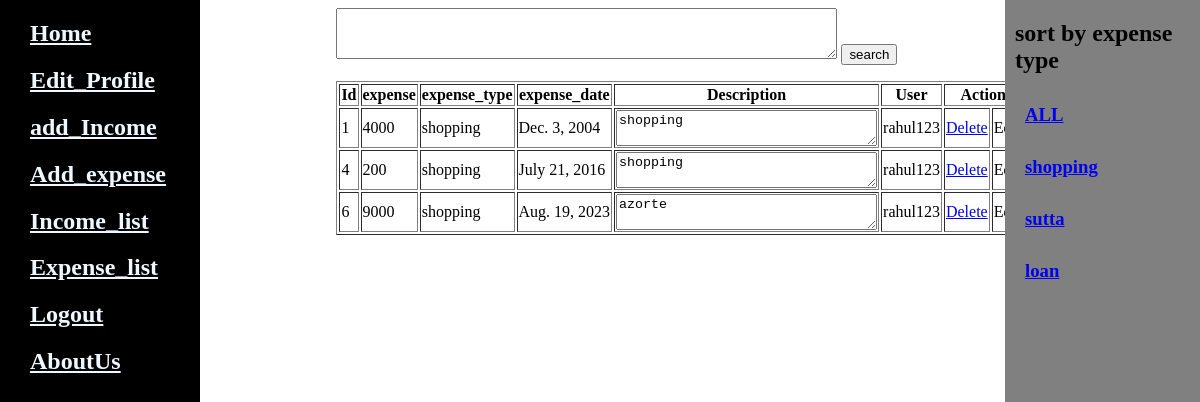
The page /ext/shopping (signed in) on the database its author committed.
### expense/models.py (models this page shows)
class Expense(models.Model):
    expense=models.IntegerField()
    expense_type=models.CharField(max_length=30)
    expense_date=models.DateField()
    description=models.TextField(max_length=300)
    user=models.ForeignKey(User,on_delete=models.CASCADE)
    class Meta:
        db_table='expense'

### expense/views.py (the view)
# urls.py: path('ext/<str:extc>',v.sort_by_expense_type, name='ext'),
def sort_by_expense_type(request,extc):
    uid=request.session.get('uid')
    explist=Expense.objects.filter(user=uid)
    expt=set()
    for i in explist:
        expt.add(i.expense_type)
    explist=Expense.objects.filter(user=uid,expense_type=extc)
    context={'expe':explist,'expt':expt}
    return render(request, 'expense_list.html', context)

### expense/templates/expense_list.html (shortened to what this page needs)
{%extends 'sidebar.html'%}
{%block body%}
<form method="post" action="{%url 'expense:expense_search'%}">
    <textarea name="srch" id="" cols="60" rows="3"></textarea>
    <input type="submit" value="search">
</form>
{%if expe%}
<table border="1">
    <tr>
        <th>Id</th>
        <th>expense</th>
        <th>expense_type</th>
        <th>expense_date</th>
        <th>Description</th>
        <th>User</th>
        <th colspan="2">Action</th>
    </tr>
    {%for i in expe%}
    <tr>
        <td>{{i.id}}</td>
        <td>{{i.expense}}</td>
        <td>{{i.expense_type}}</td>
        <td>{{i.expense_date}}</td>
        <td><textarea name="" id="" cols="30">{{i.description}}</textarea></td>
        <td>{{i.user}}</td>
        <td><a href="{%url 'expense:delete' i.id%}">Delete</a></td>
        <td><a>Edit</a></td>
    </tr>
    {%endfor%}
</table>
{%else%}
<h1>no records found.......</h1>
{%endif%}
<div class="rside">
    <h2>sort by expense type</h2>
    <h3><a href="{%url 'expense:explist'%}">ALL</a></h3>
    {%for i in expt%}
    <h3><a href="{%url 'expense:ext' i %}">{{i}}</a></h3>
    {%endfor%}
</div>
{%endblock%}

### expense/templates/expense_list.html (style rules this page uses)
.rside { width: 195px; height: 100%; background-color: grey; position: fixed; top: 0%; right: 0%; }
h3 { margin: 10px; padding: 10px; }
h2 { margin-left: 10px; }

### rows shown on the page
Expense: id "1", expense "4000", expense_type "shopping", expense_date "Dec. 3, 2004", description "shopping", user "rahul123", expt "shopping"
Expense: id "4", expense "200", expense_type "shopping", expense_date "July 21, 2016", description "shopping", user "rahul123"
Expense: id "6", expense "9000", expense_type "shopping", expense_date "Aug. 19, 2023", description "azorte", user "rahul123"
Expense: expt "sutta"
Expense: expt "loan"
